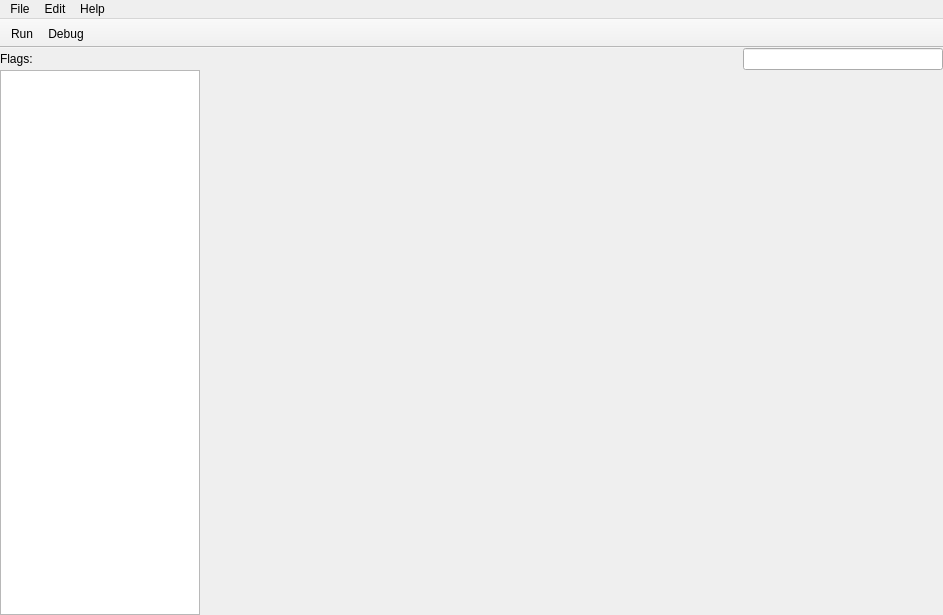
<?xml version="1.0" encoding="UTF-8"?>
<ui version="4.0">
 <class>MainWindow</class>
 <widget class="QMainWindow" name="MainWindow">
  <property name="geometry">
   <rect>
    <x>0</x>
    <y>0</y>
    <width>943</width>
    <height>615</height>
   </rect>
  </property>
  <property name="styleSheet">
   <string notr="true"/>
  </property>
  <property name="locale">
   <locale language="English" country="UnitedStates"/>
  </property>
  <property name="tabShape">
   <enum>QTabWidget::Rounded</enum>
  </property>
  <widget class="QWidget" name="centralWidget">
   <layout class="QGridLayout" name="gridLayout">
    <property name="leftMargin">
     <number>0</number>
    </property>
    <property name="topMargin">
     <number>0</number>
    </property>
    <property name="rightMargin">
     <number>0</number>
    </property>
    <property name="bottomMargin">
     <number>0</number>
    </property>
    <property name="spacing">
     <number>0</number>
    </property>
    <item row="0" column="0">
     <widget class="QLabel" name="label">
      <property name="styleSheet">
       <string notr="true"/>
      </property>
      <property name="text">
       <string>Flags:</string>
      </property>
     </widget>
    </item>
    <item row="0" column="2">
     <widget class="QLineEdit" name="lineEdit">
      <property name="maximumSize">
       <size>
        <width>200</width>
        <height>16777215</height>
       </size>
      </property>
      <property name="styleSheet">
       <string notr="true"/>
      </property>
      <property name="alignment">
       <set>Qt::AlignLeading|Qt::AlignLeft|Qt::AlignVCenter</set>
      </property>
     </widget>
    </item>
    <item row="1" column="0">
     <widget class="QListWidget" name="listWidget">
      <property name="sizePolicy">
       <sizepolicy hsizetype="Expanding" vsizetype="Expanding">
        <horstretch>0</horstretch>
        <verstretch>0</verstretch>
       </sizepolicy>
      </property>
      <property name="maximumSize">
       <size>
        <width>200</width>
        <height>16777215</height>
       </size>
      </property>
      <property name="baseSize">
       <size>
        <width>200</width>
        <height>0</height>
       </size>
      </property>
      <property name="focusPolicy">
       <enum>Qt::NoFocus</enum>
      </property>
      <property name="styleSheet">
       <string notr="true"/>
      </property>
      <property name="dragEnabled">
       <bool>false</bool>
      </property>
      <property name="dragDropMode">
       <enum>QAbstractItemView::InternalMove</enum>
      </property>
     </widget>
    </item>
    <item row="1" column="1">
     <widget class="QSplitter" name="splitter">
      <property name="orientation">
       <enum>Qt::Vertical</enum>
      </property>
      <property name="handleWidth">
       <number>1</number>
      </property>
      <widget class="QStackedWidget" name="stackedWidget">
       <property name="sizePolicy">
        <sizepolicy hsizetype="Expanding" vsizetype="Expanding">
         <horstretch>0</horstretch>
         <verstretch>1</verstretch>
        </sizepolicy>
       </property>
      </widget>
      <widget class="serialMonitor" name="widget" native="true"/>
     </widget>
    </item>
   </layout>
  </widget>
  <widget class="QMenuBar" name="menuBar">
   <property name="geometry">
    <rect>
     <x>0</x>
     <y>0</y>
     <width>943</width>
     <height>19</height>
    </rect>
   </property>
   <property name="styleSheet">
    <string notr="true"/>
   </property>
   <widget class="QMenu" name="menuFile">
    <property name="styleSheet">
     <string notr="true"/>
    </property>
    <property name="title">
     <string>File</string>
    </property>
    <addaction name="actionNew"/>
    <addaction name="actionOpen"/>
    <addaction name="separator"/>
    <addaction name="actionSave"/>
    <addaction name="actionSave_As"/>
    <addaction name="actionSave_All"/>
    <addaction name="separator"/>
    <addaction name="actionExport"/>
   </widget>
   <widget class="QMenu" name="menuEdit">
    <property name="title">
     <string>Edit</string>
    </property>
    <addaction name="actionSearch"/>
    <addaction name="separator"/>
    <addaction name="actionSettings"/>
    <addaction name="actionStyle"/>
    <addaction name="actionAutocomplete"/>
   </widget>
   <widget class="QMenu" name="menuHelp">
    <property name="title">
     <string>Help</string>
    </property>
    <addaction name="actionUpdate"/>
    <addaction name="separator"/>
    <addaction name="actionAbout"/>
   </widget>
   <addaction name="menuFile"/>
   <addaction name="menuEdit"/>
   <addaction name="menuHelp"/>
  </widget>
  <widget class="QToolBar" name="toolBar">
   <property name="windowTitle">
    <string>toolBar</string>
   </property>
   <property name="styleSheet">
    <string notr="true"/>
   </property>
   <property name="movable">
    <bool>false</bool>
   </property>
   <attribute name="toolBarArea">
    <enum>TopToolBarArea</enum>
   </attribute>
   <attribute name="toolBarBreak">
    <bool>false</bool>
   </attribute>
   <addaction name="actionRun"/>
   <addaction name="actionDebug"/>
  </widget>
  <action name="actionNew">
   <property name="text">
    <string>New</string>
   </property>
   <property name="shortcut">
    <string>Ctrl+N</string>
   </property>
  </action>
  <action name="actionOpen">
   <property name="text">
    <string>Open</string>
   </property>
   <property name="shortcut">
    <string>Ctrl+O</string>
   </property>
  </action>
  <action name="actionSave">
   <property name="text">
    <string>Save</string>
   </property>
   <property name="shortcut">
    <string>Ctrl+S</string>
   </property>
  </action>
  <action name="actionSave_As">
   <property name="text">
    <string>Save As</string>
   </property>
   <property name="shortcut">
    <string>Ctrl+Shift+S</string>
   </property>
  </action>
  <action name="actionSave_All">
   <property name="text">
    <string>Save All</string>
   </property>
   <property name="shortcut">
    <string>Ctrl+Alt+S</string>
   </property>
  </action>
  <action name="actionExport">
   <property name="text">
    <string>Export</string>
   </property>
  </action>
  <action name="actionSearch">
   <property name="text">
    <string>Search</string>
   </property>
   <property name="shortcut">
    <string>Ctrl+F</string>
   </property>
  </action>
  <action name="actionAutoComplete">
   <property name="checkable">
    <bool>true</bool>
   </property>
   <property name="checked">
    <bool>true</bool>
   </property>
   <property name="text">
    <string>AutoComplete</string>
   </property>
  </action>
  <action name="actionSyntaxHighlighting">
   <property name="checkable">
    <bool>true</bool>
   </property>
   <property name="checked">
    <bool>true</bool>
   </property>
   <property name="text">
    <string>SyntaxHighlighting</string>
   </property>
  </action>
  <action name="actionPreferences">
   <property name="text">
    <string>Preferences</string>
   </property>
  </action>
  <action name="actionUpdate">
   <property name="text">
    <string>Update</string>
   </property>
  </action>
  <action name="actionAbout">
   <property name="text">
    <string>About</string>
   </property>
  </action>
  <action name="actionRun">
   <property name="icon">
    <iconset resource="recources.qrc">
     <normaloff>:/icons/run.png</normaloff>
     <normalon>:/icons/run</normalon>:/icons/run.png</iconset>
   </property>
   <property name="text">
    <string>Run</string>
   </property>
   <property name="toolTip">
    <string>Run</string>
   </property>
   <property name="shortcut">
    <string>F5</string>
   </property>
  </action>
  <action name="actionStyle">
   <property name="text">
    <string>Style</string>
   </property>
  </action>
  <action name="actionSettings">
   <property name="text">
    <string>Settings</string>
   </property>
  </action>
  <action name="actionAutocomplete">
   <property name="text">
    <string>Autocomplete</string>
   </property>
  </action>
  <action name="actionDebug">
   <property name="text">
    <string>Debug</string>
   </property>
   <property name="shortcut">
    <string>Shift+F5</string>
   </property>
  </action>
 </widget>
 <layoutdefault spacing="6" margin="11"/>
 <customwidgets>
  <customwidget>
   <class>serialMonitor</class>
   <extends>QWidget</extends>
   <header>serialmonitor.h</header>
   <container>1</container>
  </customwidget>
 </customwidgets>
 <resources>
  <include location="recources.qrc"/>
 </resources>
 <connections/>
</ui>
